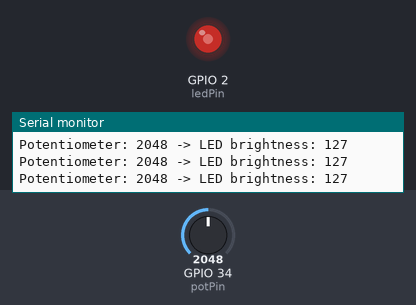
A sketch run on a simulated ESP32. Parts: output pins drawn as LEDs (lit = HIGH), the last lines printed to the serial monitor. Inputs (shaded band) come from the test bench; at power-on: GPIO 34 (potPin) = 2048.

Above: at 1.2 s.
1.3 s: GPIO 34 (potPin) set to 2866
At 2.5 s:
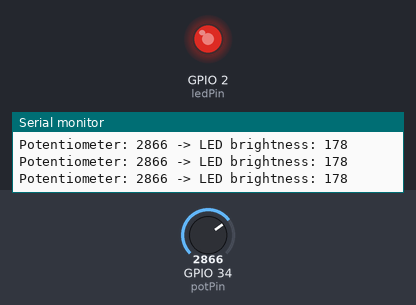
2.8 s: GPIO 34 (potPin) set to 3603
At 4.0 s:
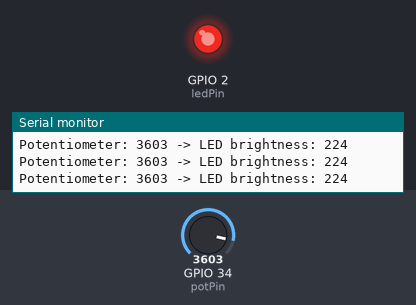
4.3 s: GPIO 34 (potPin) set to 491
At 5.4 s:
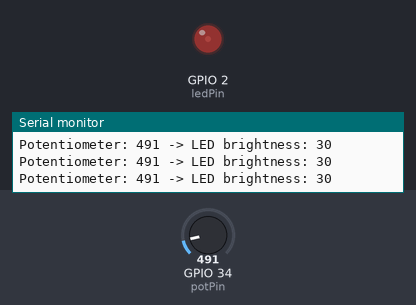
5.8 s: GPIO 34 (potPin) set to 0
At 6.8 s:
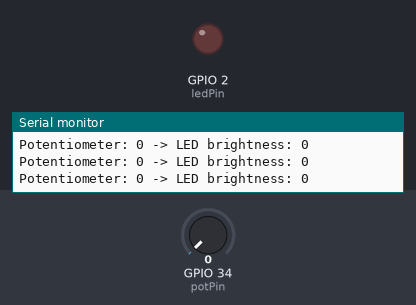
7.3 s: GPIO 34 (potPin) set to 2047
At 8.2 s:
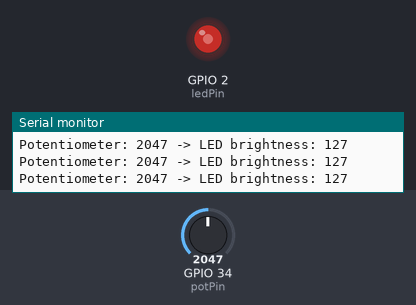
Timing chart, 0 to 9.8 s (numbered marks = the images above; inputs shaded):
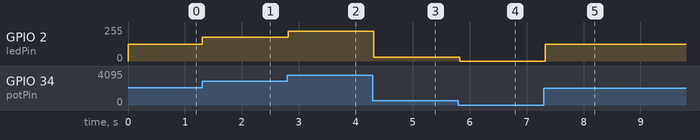

The sketch:

sketch.ino
```cpp
const int ledPin = 2;
const int potPin = 34;

void setup() {
  pinMode(ledPin, OUTPUT);
  pinMode(potPin, INPUT);
  Serial.begin(115200);
}

void loop() {
  int potValue = analogRead(potPin);
  int brightness = map(potValue, 0, 4095, 0, 255); // ESP32 ADC é 12 bits (0-4095)
  analogWrite(ledPin, brightness);
  Serial.print("Potentiometer: ");
  Serial.print(potValue);
  Serial.print(" -> LED brightness: ");
  Serial.println(brightness);
  delay(100);
}
```

Measured:
- after the input at 1.3 s, GPIO 2 (ledPin): 127/255 → 178/255 at once
- after the input at 2.8 s, GPIO 2 (ledPin): 178/255 → 224/255 at once
- after the input at 4.3 s, GPIO 2 (ledPin): 224/255 → 30/255 at once
- after the input at 5.8 s, GPIO 2 (ledPin): 30/255 → 0/255 at once
- after the input at 7.3 s, GPIO 2 (ledPin): 0/255 → 127/255 at once
